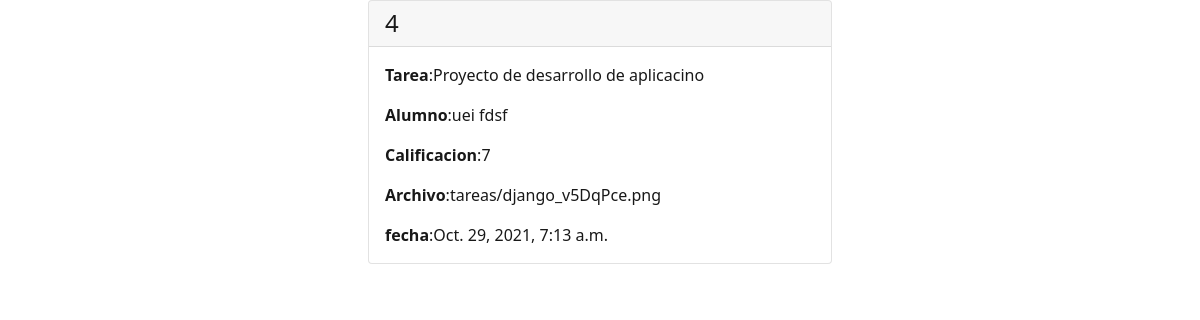
Screenshot of /detalle/4 with the database file from the repository.
### sistema_calificacion/models.py (models this page shows, shortened)
class EntregaTareas(models.Model):
    codigo_tarea = models.BigAutoField(primary_key=True)
    tarea = models.ForeignKey(Tareas, on_delete=models.CASCADE, default=1)
    alumno = models.ForeignKey(UserApp, on_delete=models.CASCADE, default=4)
    calificacion = models.IntegerField(default=0)
    archivo_asociado = models.FileField(upload_to='./tareas')
    fecha_de_subida = models.DateTimeField(null=True)

class Tareas(models.Model):
    id_tarea = models.BigAutoField(primary_key=True,null=False, blank=False)
    title = models.CharField(max_length=50, null=False, blank=True)
    description = models.CharField(max_length=500, null=False, blank=True)
    curso = models.ForeignKey(Curso, on_delete=models.CASCADE, default=0)
    valor = models.IntegerField(default=0)
    fecha_de_entrega = models.DateTimeField()
    def __str__(self):
        return self.title

class UserApp(models.Model):
    id_userApp = models.OneToOneField(User, on_delete=models.CASCADE)
    rol_teacher = models.ForeignKey(Roles, on_delete=models.CASCADE, default=4)
    parent_email = models.EmailField()
    def __str__(self):
        return f'{self.id_userApp.first_name} {self.id_userApp.last_name}'

### sistema_calificacion/views.py (the view)
# urls.py: path('detalle/<int:pk>',DetailViewEntrega.as_view(),name='detail'),
class DetailViewEntrega(DetailView):
    model = EntregaTareas
    template_name = 'detalle.html'

### sistema_calificacion/Templates/detalle.html (shortened to what this page needs)
{% extends "base.html" %}
{%block content%}
{% load static %}
<div class="card text-black mb-3 mx-auto" style="width: 29rem;opacity:0.9">
    <h4 class="card-header">
        {{object.codigo_tarea}}
    </h4>
     <div class="card-body">
         <p class="card-text"><b>Tarea</b>:{{object.tarea}} </p>
         <p class="card-text"><b>Alumno</b>:{{object.alumno}} </p>
         <p class="card-text"><b>Calificacion</b>:{{object.calificacion}} </p>
         <p class="card-text"><b>Archivo</b>:{{object.archivo_asociado}} </p>
         <p class="card-text"><b>fecha</b>:{{object.fecha_de_subida }} </p>
     </div>
</div>
{%endblock%}

### rows the page displays
EntregaTareas: codigo_tarea "4", tarea "Proyecto de desarrollo de aplicacino", alumno "uei fdsf", calificacion "7", archivo_asociado "tareas/django_v5DqPce.png", fecha_de_subida "Oct. 29, 2021, 7:13 a.m."
